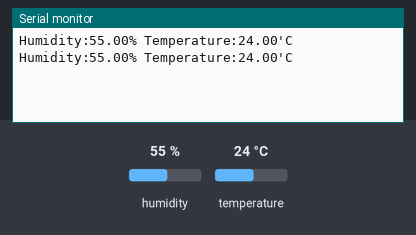
Simulated run of this sketch. Board: Arduino Uno, built with avr-gcc and run on an emulated ATmega328P. Parts: the last lines printed to the serial monitor. The test bench sets the inputs (shaded band); at power-on: humidity 55 %, temperature 24 °C.

Above: at 4.8 s.
4.9 s: humidity set to 22 %
At 6.5 s:
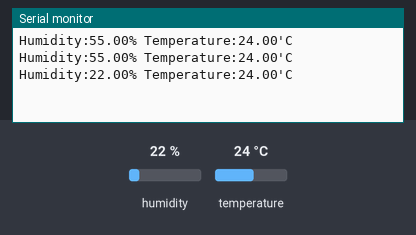
7.9 s: temperature set to 12 °C
At 9.5 s:
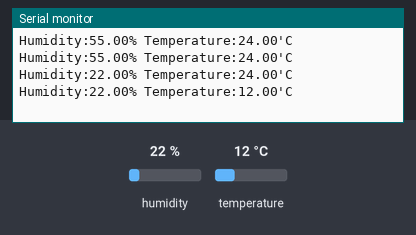
10.9 s: humidity set to 40 %
At 13.0 s:
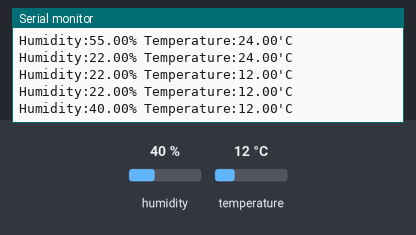
Timing chart, 0 to 14.5 s (numbered marks = the images above; inputs shaded):
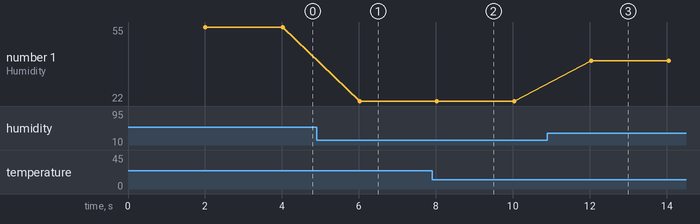

The sketch:

sketch_0621_tem_hum.ino
```cpp
#include "DHT.h"

#define DHTPIN A1
#define DHTTYPE DHT22

DHT dht(DHTPIN, DHTTYPE);
uint32_t DataCaptureDelay = 2000;
uint32_t StartTime = 0;

void setup(){
  Serial.begin(9600);
  dht.begin();
  StartTime = millis();
}

void loop(){
  if ((millis()-StartTime) > DataCaptureDelay){
    float h = dht.readHumidity();
    float t = dht.readTemperature();

    if (isnan(h) || isnan(t)){
      Serial.println(F("Failed to read from DHT sensor!"));
      return;
    }

    Serial.print(F("Humidity:"));
    Serial.print(h);
    Serial.print(F("% Temperature:"));
    Serial.print(t);
    Serial.println(F("'C"));

    StartTime = millis();
  }
}
```

Measured:
- after the input at 4.9 s, the serial monitor: prints a new line after 1.1 s (image 1)
- after the input at 7.9 s, the serial monitor: prints a new line after 0.13 s (image 2)
- after the input at 10.9 s, the serial monitor: prints a new line after 1.1 s (image 3)
- plotted number 1: 55 → 22 after the input at 4.9 s, 22 → 40 after the input at 10.9 s
